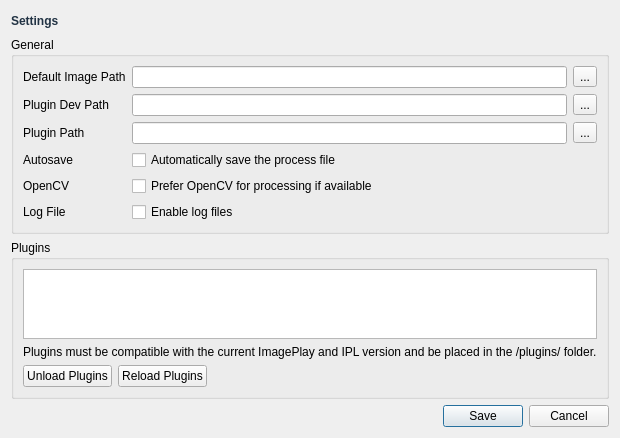
<?xml version="1.0" encoding="UTF-8"?>
<ui version="4.0">
 <class>SettingsWindow</class>
 <widget class="QDialog" name="SettingsWindow">
  <property name="geometry">
   <rect>
    <x>0</x>
    <y>0</y>
    <width>601</width>
    <height>407</height>
   </rect>
  </property>
  <property name="windowTitle">
   <string>Settings</string>
  </property>
  <property name="modal">
   <bool>true</bool>
  </property>
  <layout class="QVBoxLayout" name="verticalLayout">
   <item>
    <widget class="QLabel" name="label">
     <property name="minimumSize">
      <size>
       <width>0</width>
       <height>20</height>
      </size>
     </property>
     <property name="maximumSize">
      <size>
       <width>16777215</width>
       <height>20</height>
      </size>
     </property>
     <property name="styleSheet">
      <string notr="true">font-size:12px;font-weight:bold;color:#234</string>
     </property>
     <property name="text">
      <string>Settings</string>
     </property>
    </widget>
   </item>
   <item alignment="Qt::AlignTop">
    <widget class="QGroupBox" name="groupBox">
     <property name="title">
      <string>General</string>
     </property>
     <layout class="QGridLayout" name="gridLayout">
      <item row="0" column="0">
       <widget class="QLabel" name="label_2">
        <property name="text">
         <string>Default Image Path</string>
        </property>
       </widget>
      </item>
      <item row="0" column="1">
       <widget class="QLineEdit" name="txtDefaultImagePath">
        <property name="readOnly">
         <bool>true</bool>
        </property>
       </widget>
      </item>
      <item row="4" column="0">
       <widget class="QLabel" name="label_5">
        <property name="text">
         <string>OpenCV</string>
        </property>
       </widget>
      </item>
      <item row="3" column="0">
       <widget class="QLabel" name="label_3">
        <property name="text">
         <string>Autosave</string>
        </property>
       </widget>
      </item>
      <item row="5" column="1">
       <widget class="QCheckBox" name="chkLogFile">
        <property name="text">
         <string>Enable log files</string>
        </property>
       </widget>
      </item>
      <item row="4" column="1">
       <widget class="QCheckBox" name="chkOpenCV">
        <property name="text">
         <string>Prefer OpenCV for processing if available</string>
        </property>
       </widget>
      </item>
      <item row="5" column="0">
       <widget class="QLabel" name="label_6">
        <property name="text">
         <string>Log File</string>
        </property>
       </widget>
      </item>
      <item row="3" column="1">
       <widget class="QCheckBox" name="chkAutosave">
        <property name="text">
         <string>Automatically save the process file</string>
        </property>
       </widget>
      </item>
      <item row="1" column="0">
       <widget class="QLabel" name="label_7">
        <property name="text">
         <string>Plugin Dev Path</string>
        </property>
       </widget>
      </item>
      <item row="2" column="0">
       <widget class="QLabel" name="label_8">
        <property name="text">
         <string>Plugin Path</string>
        </property>
       </widget>
      </item>
      <item row="1" column="1">
       <widget class="QLineEdit" name="txtPluginDevPath">
        <property name="readOnly">
         <bool>true</bool>
        </property>
       </widget>
      </item>
      <item row="2" column="1">
       <widget class="QLineEdit" name="txtPluginPath">
        <property name="readOnly">
         <bool>true</bool>
        </property>
       </widget>
      </item>
      <item row="1" column="2">
       <widget class="QToolButton" name="btnDevPath">
        <property name="text">
         <string>...</string>
        </property>
       </widget>
      </item>
      <item row="0" column="2">
       <widget class="QToolButton" name="btnDefaultImagePath">
        <property name="text">
         <string>...</string>
        </property>
       </widget>
      </item>
      <item row="2" column="2">
       <widget class="QToolButton" name="btnPluginPath">
        <property name="text">
         <string>...</string>
        </property>
       </widget>
      </item>
     </layout>
    </widget>
   </item>
   <item>
    <widget class="QGroupBox" name="groupBox_2">
     <property name="title">
      <string>Plugins</string>
     </property>
     <layout class="QVBoxLayout" name="verticalLayout_2">
      <item>
       <widget class="QListWidget" name="listWidget"/>
      </item>
      <item>
       <widget class="QLabel" name="label_4">
        <property name="text">
         <string>Plugins must be compatible with the current ImagePlay and IPL version and be placed in the /plugins/ folder.</string>
        </property>
       </widget>
      </item>
      <item>
       <widget class="QWidget" name="widget" native="true">
        <layout class="QHBoxLayout" name="horizontalLayout">
         <property name="leftMargin">
          <number>0</number>
         </property>
         <property name="topMargin">
          <number>0</number>
         </property>
         <property name="rightMargin">
          <number>0</number>
         </property>
         <property name="bottomMargin">
          <number>0</number>
         </property>
         <item>
          <widget class="QPushButton" name="btnUnloadPlugins">
           <property name="text">
            <string>Unload Plugins</string>
           </property>
          </widget>
         </item>
         <item>
          <widget class="QPushButton" name="btnReloadPlugins">
           <property name="text">
            <string>Reload Plugins</string>
           </property>
          </widget>
         </item>
         <item>
          <spacer name="horizontalSpacer">
           <property name="orientation">
            <enum>Qt::Horizontal</enum>
           </property>
           <property name="sizeHint" stdset="0">
            <size>
             <width>40</width>
             <height>20</height>
            </size>
           </property>
          </spacer>
         </item>
        </layout>
       </widget>
      </item>
     </layout>
    </widget>
   </item>
   <item>
    <widget class="QDialogButtonBox" name="buttonBox">
     <property name="standardButtons">
      <set>QDialogButtonBox::Cancel|QDialogButtonBox::Save</set>
     </property>
    </widget>
   </item>
  </layout>
 </widget>
 <resources/>
 <connections/>
</ui>
